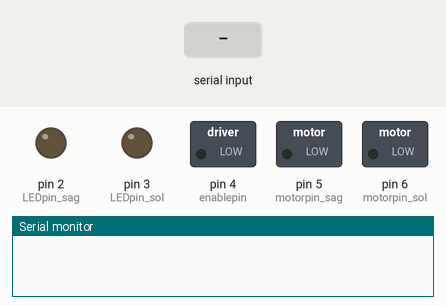
A sketch run on a simulated Arduino Uno, built with avr-gcc and run on an emulated ATmega328P. On the bench: switched loads named in the sketch (green lamp = pin HIGH), output pins drawn as LEDs (lit = HIGH), the last lines printed to the serial monitor. The test bench sets the inputs (shaded band).

Above: at 1.2 s.
1.3 s: "1" received over Serial
At 2.0 s:
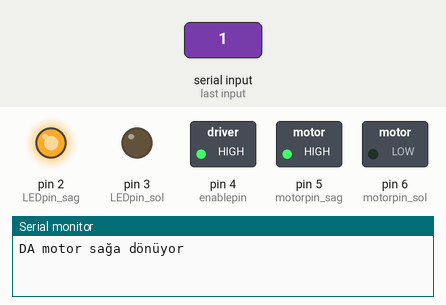
2.8 s: "3" received over Serial
At 3.1 s:
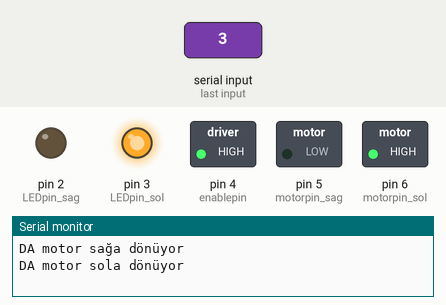
4.3 s: "2" received over Serial
At 5.5 s:
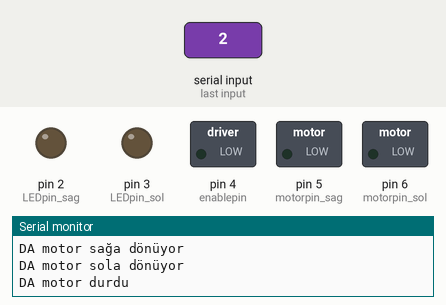
Timing chart, 0 to 7.3 s (numbered marks = the images above; inputs shaded):
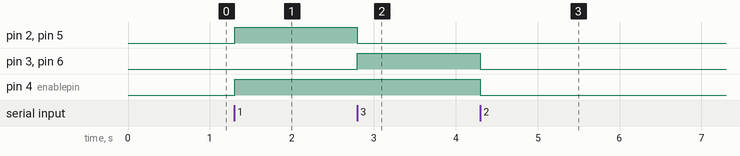

Measured:
- after the input at 1.3 s, pin 2 (LEDpin_sag), pin 4 (enablepin), pin 5 (motorpin_sag): LOW → HIGH at once
- after the input at 2.8 s, pin 2 (LEDpin_sag), pin 5 (motorpin_sag): HIGH → LOW at once; pin 3 (LEDpin_sol), pin 6 (motorpin_sol): LOW → HIGH at once
- after the input at 4.3 s, pin 3 (LEDpin_sol), pin 4 (enablepin), pin 6 (motorpin_sol): HIGH → LOW at once

The sketch:

6.1.2._Seri_porttan_DA_motor_yon_kontrolu_entegreli.ino
```cpp
const int LEDpin_sag=2; //motor sağa dönünce yanacak ledin pini atanır.
const int LEDpin_sol=3; //motor sola dönünce yanacak ledin pini atanır.

const int enablepin = 4; //L293D entegrenin enable pini atanır.
const int motorpin_sag = 5;  //motoru sağa döndüren pin atanır.
const int motorpin_sol = 6;  //motoru sola döndüren pin atanır.

char data; //data isminde char türünde bir değişken tanımlanır.

void setup()
{
Serial.begin(9600);  //seri veri iletişim başlatılır.
pinMode(LEDpin_sag,OUTPUT);  // pinler çıkış olarak tanımlanır.
pinMode(LEDpin_sol,OUTPUT);
pinMode(motorpin_sag, OUTPUT);
pinMode(motorpin_sol, OUTPUT);
pinMode(enablepin, OUTPUT);

}

void loop()
{

if(Serial.available()>0) //seri portan girilen karakter okunur ve arabellekte hazır hale getirilir.
{
data=Serial.read(); //okunan veri data isminde char türünden bir değişkene atanır.
if(data=='1')  //eğer girilen veri 1 ise...
{
digitalWrite(motorpin_sag, HIGH); //motor sağ pin ve sağ led pin HIGH duruma  geçer. Motor sağa dönmeye başlar ve sağdaki LED yanar.
digitalWrite(motorpin_sol, LOW);
digitalWrite(enablepin, HIGH);
digitalWrite(LEDpin_sag, HIGH);
digitalWrite(LEDpin_sol, LOW);

Serial.println("DA motor sağa dönüyor");
}
else if (data=='2')  //eğer girilen veri 2 ise...
{
digitalWrite(motorpin_sag, LOW); //motor sağ pin, sol pin, enable  pin, sol ve sağ led pin LOW duruma  geçer. Motor durur, ledler söner.
digitalWrite(motorpin_sol, LOW);
digitalWrite(enablepin, LOW);
digitalWrite(LEDpin_sag, LOW);
digitalWrite(LEDpin_sol, LOW);

Serial.println("DA motor durdu ");
}
else if (data=='3')  //eğer girilen veri 3 ise...
{
digitalWrite(motorpin_sag, LOW); //motor sol pin ve sol led pin HIGH duruma  geçer. Motor sola dönmeye başlar ve soldaki LED yanar.
digitalWrite(motorpin_sol, HIGH);
digitalWrite(enablepin, HIGH);
digitalWrite(LEDpin_sag, LOW);
digitalWrite(LEDpin_sol, HIGH);

Serial.println("DA motor sola dönüyor");
}
}
}
```
